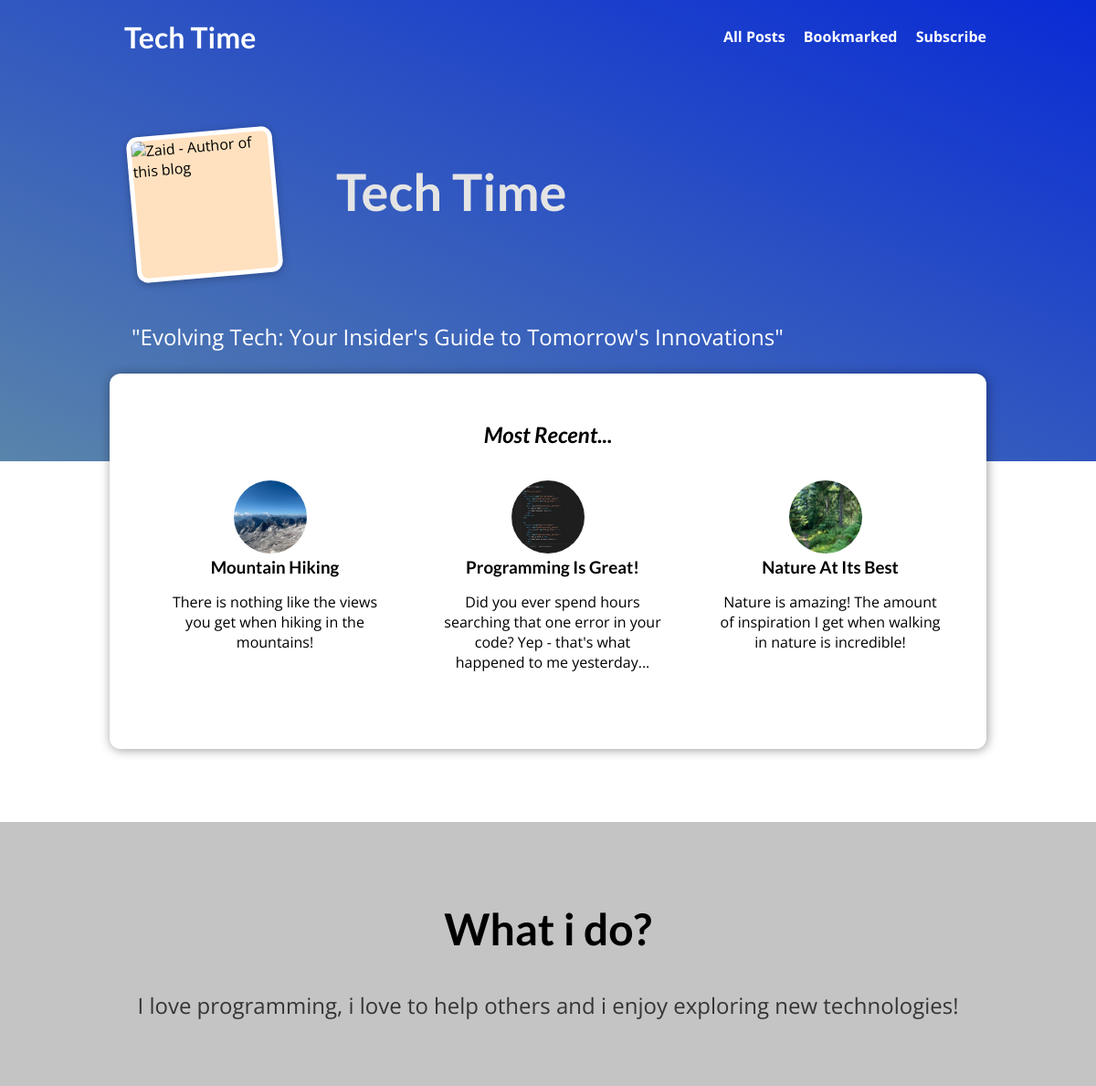
The app's page /, older data.
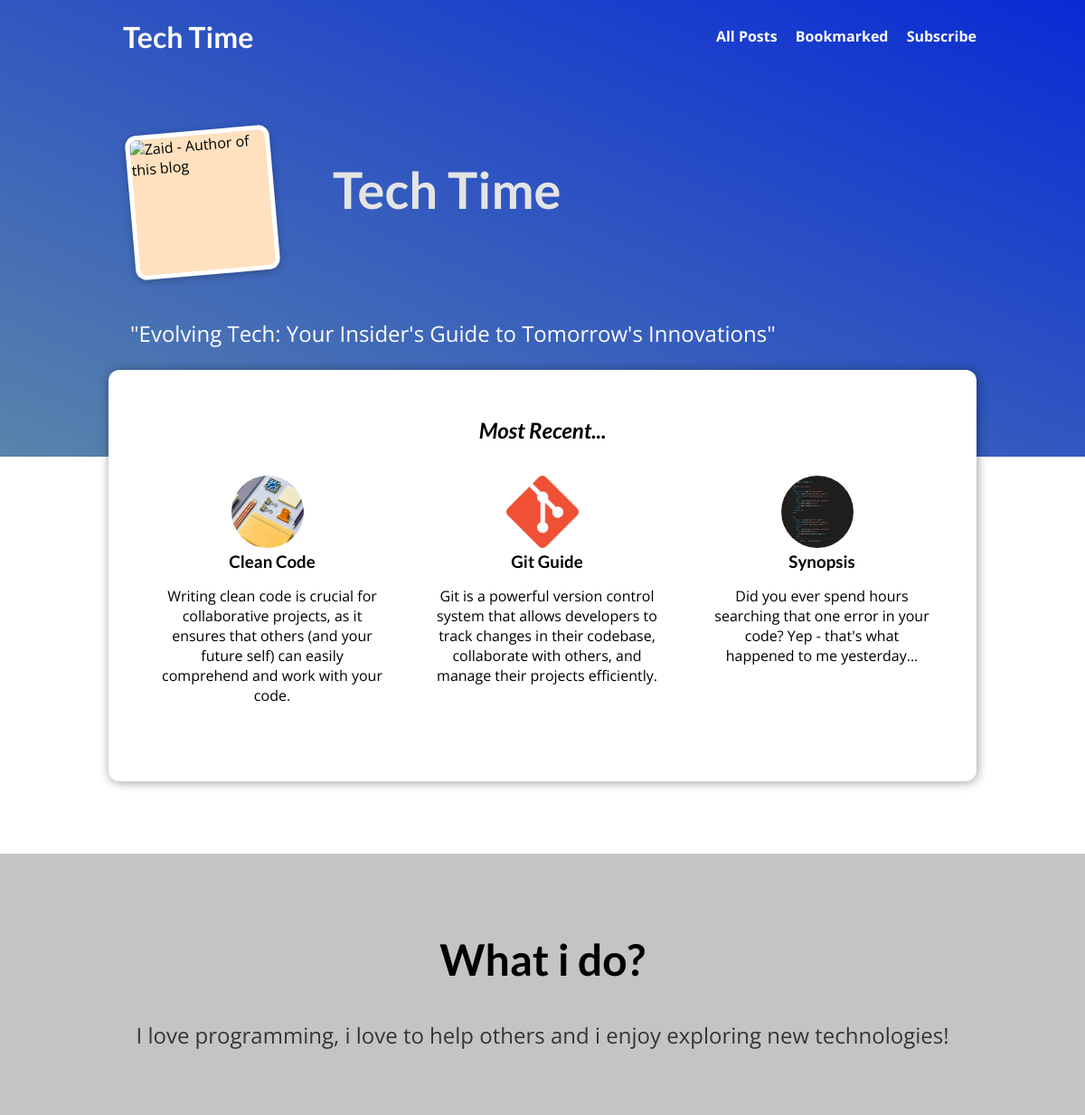
The same page, newer data.
### blog/models.py (models this page shows, shortened)
class Post(models.Model):
    title = models.CharField(max_length=100)
    excerpt = models.CharField(max_length=200)
    image = models.ImageField(upload_to="posts", null=True)
    date = models.DateField(auto_now=True)
    slug = models.SlugField(unique=True, db_index=True)
    content = models.TextField(validators=[MinLengthValidator(10)])
    author = models.ForeignKey(Author, on_delete=models.SET_NULL, null=True)
    tags = models.ManyToManyField(Tag)

### blog/views.py (the view)
# urls.py: path("", views.StartingPageView.as_view(), name="starting-page" ),
class StartingPageView(ListView):
    template_name = "blog/index.html"
    model = Post
    ordering = ["-date"]
    context_object_name = "posts"
    def get_queryset(self):
        queryset = super().get_queryset()
        data = queryset[:3]
        return data
    def get_context_data(self, **kwargs):
        context = super().get_context_data(**kwargs)
        stored_subscriber = self.request.session.get("stored_subscriber")
        print(stored_subscriber)
        context["user_subscribed"] = stored_subscriber
        context["page_style"] = "style-one"
        return context

### blog/templates/blog/index.html (shortened to what this page needs)
{% extends "base.html" %}
{% load static %}
{% block css_file %}
<link rel="stylesheet" href="{% static "blog/post.css" %}">
<link rel="stylesheet" href="{% static "blog/index.css"%}">
{% endblock %}
{%block content %}
<section id="welcome">
  <header>
    <img src="{% static "blog/images/coding guy.jpg"%}" alt="Zaid - Author of this blog" />
    <h2>Tech Time</h2>
  </header>
  <p>"Evolving Tech: Your Insider's Guide to Tomorrow's Innovations"
  </p>
</section>
<section id="latest-posts">
    <h2>Most Recent...</h2>
    <ul>
      {% for post in posts %}
      {% include "blog/includes/post.html" with page_style='style-one'%}
      {% endfor %}
    </ul>
</section>
<section id="about">
    <h2>What i do?</h2>
    <p>
        I love programming, i love to help others and i enjoy exploring new technologies!
    </p>
</section>
{% endblock %}

### blog/templates/blog/includes/post.html
<li>
    <article class="post {% if page_style == 'style-one' %}style-one {% endif %}">
        <a href="{% url "post-detail-page" post.slug %}">
            <img src="{{post.image.url}}" alt="{{post.title}}">
            <div class="post__content">
                <h3>{{ post.title}}</h3>
                <p>{{post.excerpt}}</p>
            </div>
        </a>
    </article>
</li>

Row changes from the older to the newer data that the page shows:
changed Post: image: a different picture; title "Mountain Hiking" → "Clean Code"; excerpt "There is nothing like the views you get when hiking in the mountains!" → "Writing clean code is crucial for collaborative projects, as it ensures that others (and your future self) can easily comprehend and work with your code."
changed Post: image: a different picture; title "Nature At Its Best" → "Git Guide"; excerpt "Nature is amazing! The amount of inspiration I get when walking in nature is incredible!" → "Git is a powerful version control system that allows developers to track changes in their codebase, collaborate with others, and manage their projects efficiently."; moves up the list
changed Post: title "Programming Is Great!" → "Synopsis"
